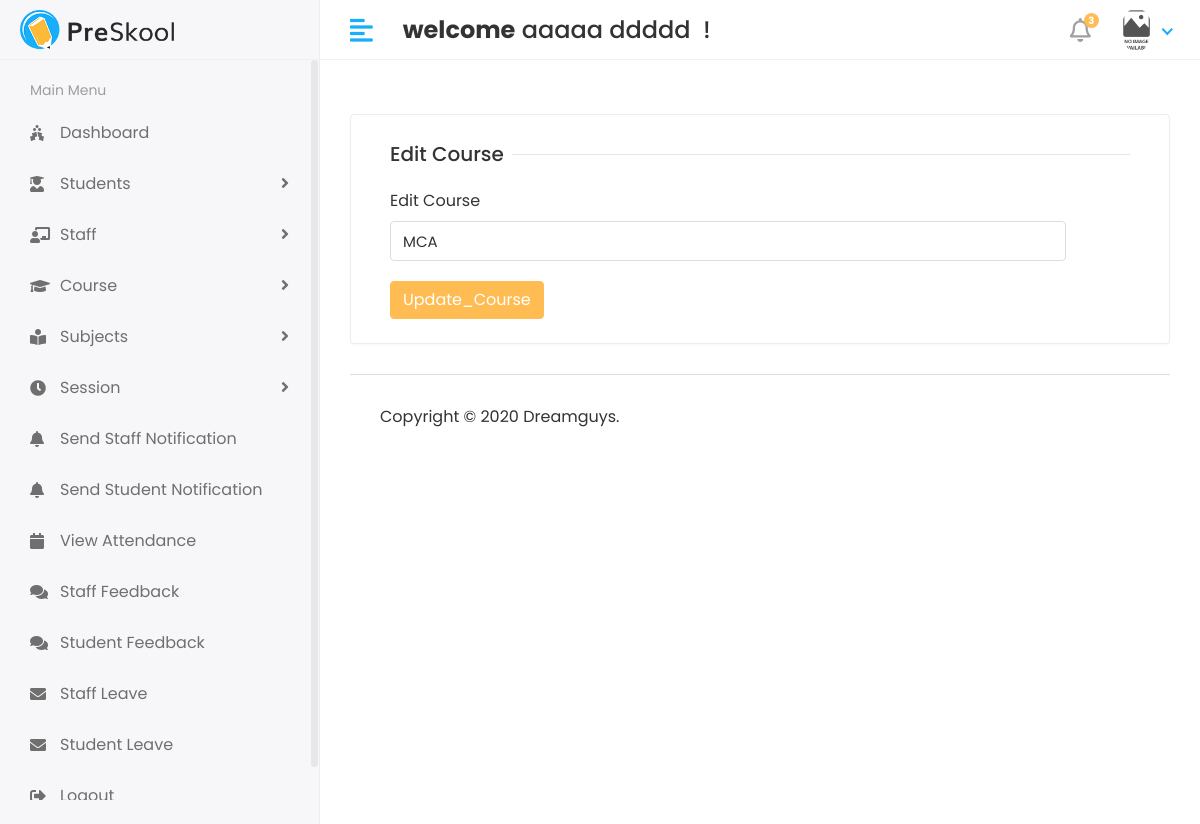
/Hod/course/edit/1 (signed in), run on an earlier commit of the app's database.
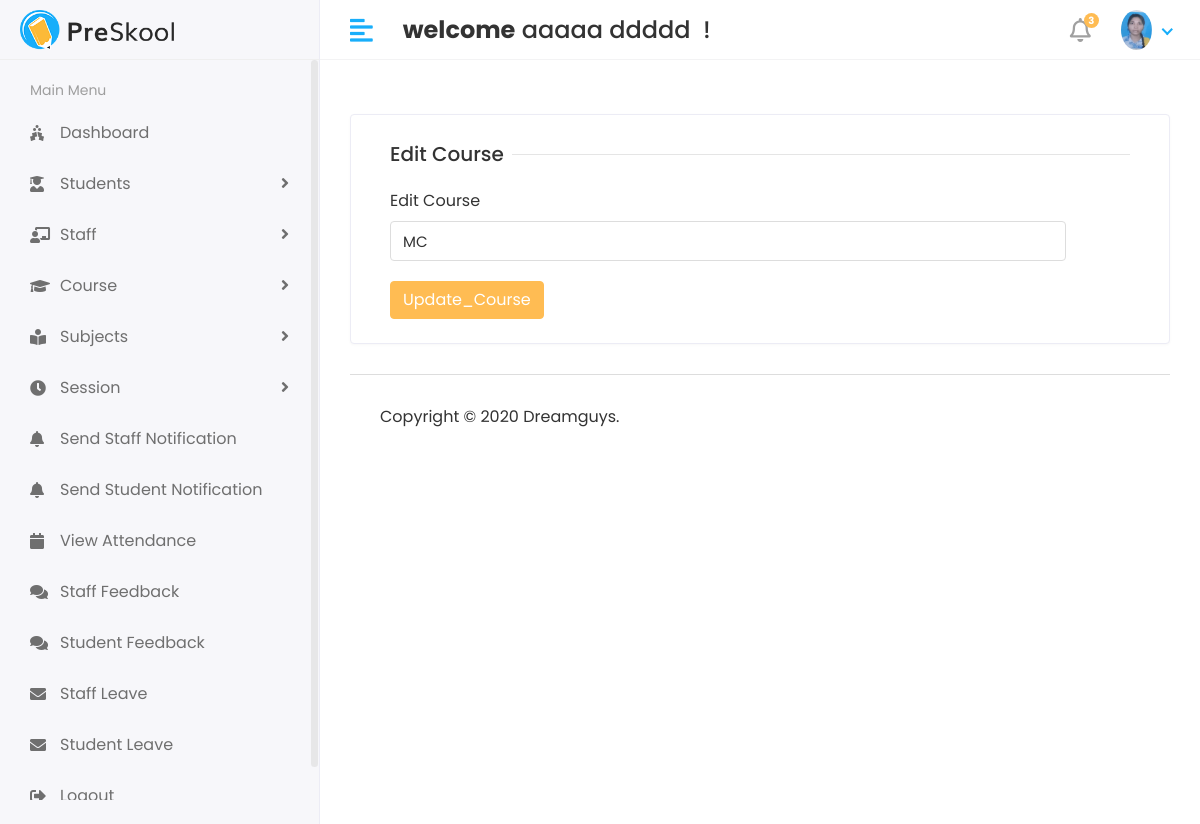
And on a later commit of the database.
### api/models.py (models this page shows, shortened)
class Course(models.Model):
    name = models.CharField(max_length=100)
    created_at = models.DateTimeField(auto_now_add=True)
    updated_at = models.DateTimeField(auto_now=True)

class user1(AbstractUser):
    USER = (
        (1, 'HOD'),
        (2, 'STAFF'),
        (3, 'STUDENT'),
    )
    user_type = models.CharField(choices=USER, max_length=50, default=1)
    profile_pic = models.ImageField(upload_to='media/profile_pic')

### student/Hod_views.py (the view)
# urls.py: path('Hod/course/edit/<str:id>', Hod_views.edit_course, name='edit_course'),
@login_required(login_url='/')
def edit_course(request, id):
    course = Course.objects.get(id=id)
    context = {
        'course': course,
    }
    return render(request, 'Hod/edit_course.html', context)

### templates/Hod/edit_course.html (shortened to what this page needs)
{% extends 'base.html' %}
{% block content %}
 <div class="row">
<div class="col-sm-12">
<div class="card">
<div class="card-body">
<form method="post" action="{% url 'update_course' %} ">
<div class="col-12">
<h5 class="form-title"><span>Edit Course</span></h5>
</div>
<div class="col-12 col-sm-11">
<div class="form-group">
<label>Edit Course </label>
<input type="text" class="form-control" name="name" value="{{ course.name }}" required>
</div>
</div>
<div class="col-12">
<button type="submit" class="btn btn-primary">Update_Course</button>
</div>
</form>
</div>
</div>
</div>
</div>
 {% endblock %}

### templates/includes/header.html (shortened to what this page needs)
{% load static %}
<div class="header">
            <div class="header-left">
               <a href="index.html" class="logo">
               <img src="{% static 'assets/img/logo.png' %}" alt="Logo">
               </a>
            </div>
            <a href="javascript:void(0);" id="toggle_btn">
            <i class="fas fa-align-left"></i>
            </a>
            <div class="top-nav-search mt-3">
               <h4> <strong> welcome</strong>&nbsp;<span>{{user.first_name}} {{ user.last_name }} </span>&nbsp;!</h4>
            </div>
            <ul class="nav user-menu">
               <li class="nav-item dropdown noti-dropdown">
                  <a href="#" class="dropdown-toggle nav-link" data-toggle="dropdown">
                  <i class="far fa-bell"></i> <span class="badge badge-pill">3</span>
                  </a>
               </li>
               <li class="nav-item dropdown has-arrow">
                  <a href="#" class="dropdown-toggle nav-link" data-toggle="dropdown">
                  {% if user.profile_pic == "" %}
                   <span class="user-img"><img class="rounded-circle" src="{% static 'assets/img/img.jpg' %}" width="31" alt="Ryan Taylor"></span>
                  {% else %}
                  <span class="user-img"><img class="rounded-circle" src="/{{user.profile_pic}}" width="31" alt="Ryan Taylor"></span>
                  {% endif %}
                  </a>
               </li>
            </ul>
         </div>

What changed in the data, as far as the page shows it:
changed user1 "aaaaa": profile_pic: picture added
changed Course: name "MCA" → "MC"
